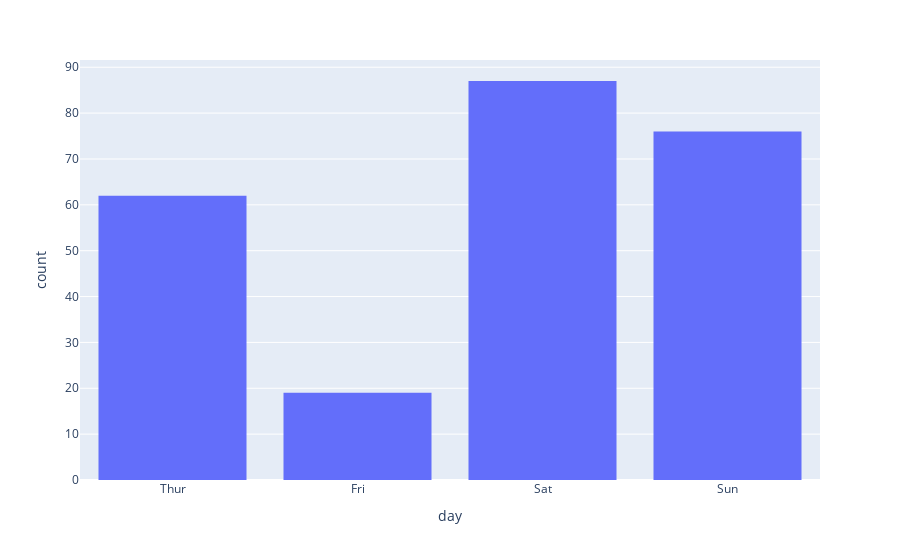

Here is the notebook cell this chart was saved with:
### Markdown cell above
# Histograms on Categorical Data

### Code cell
import plotly.express as px
df = px.data.tips()
fig = px.histogram(df, x="day", category_orders=dict(day=["Thur", "Fri", "Sat", "Sun"]))
fig.show()

### Figure 1 — Plotly figure (JSON) as saved in the notebook; plotly's stock layout.template omitted (floating-point values rounded to 4 significant figures; data arrays with more than 128 entries replaced by an {"elided": "..."} marker saying what was removed)
{"data": [{"alignmentgroup": "True", "bingroup": "x", "hovertemplate": "day=%{x}<br>count=%{y}<extra></extra>", "legendgroup": "", "marker": {"color": "#636efa", "pattern": {"shape": ""}}, "name": "", "offsetgroup": "", "orientation": "v", "showlegend": false, "type": "histogram", "x": {"elided": "244 str values"}, "xaxis": "x", "yaxis": "y"}], "layout": {"barmode": "relative", "legend": {"tracegroupgap": 0}, "margin": {"t": 60}, "xaxis": {"anchor": "y", "categoryarray": ["Thur", "Fri", "Sat", "Sun"], "categoryorder": "array", "domain": [0, 1], "title": {"text": "day"}}, "yaxis": {"anchor": "x", "domain": [0, 1], "title": {"text": "count"}}}}
